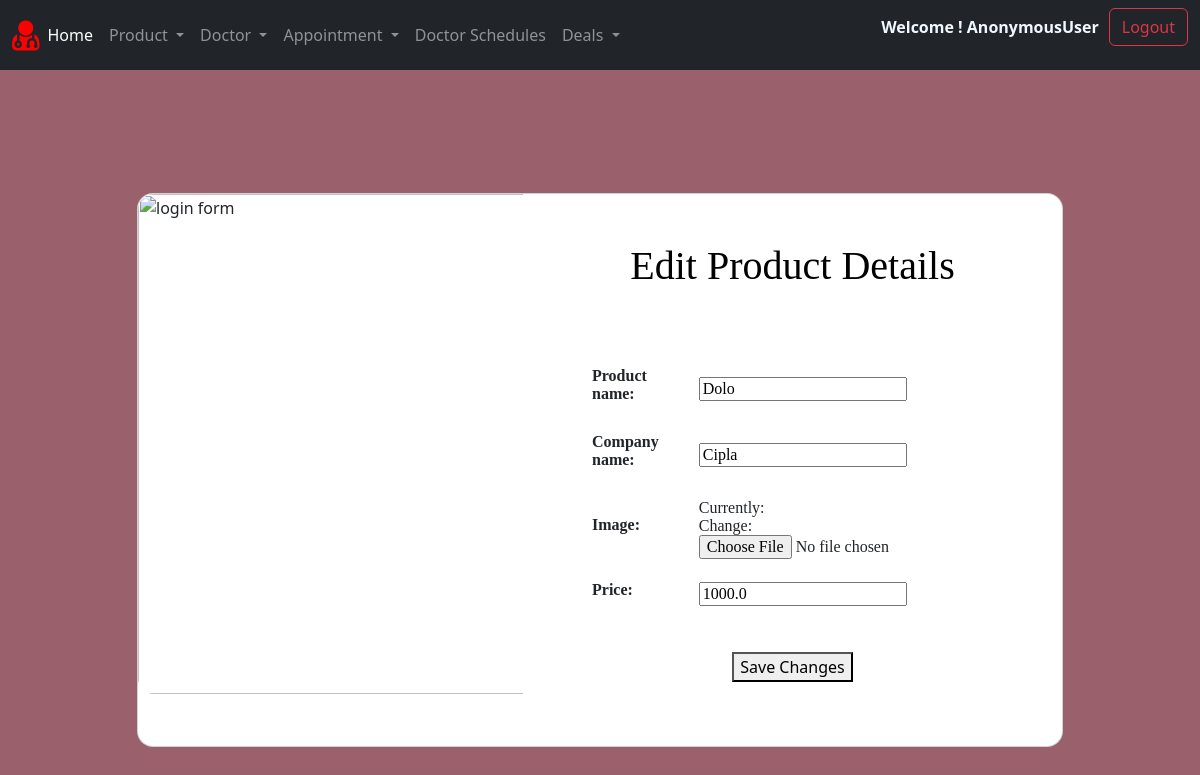
Screenshot of /edit-product/8 with the database file from the repository.
### CRMApp/models.py (models this page shows, shortened)
class Product(models.Model):
    Product_name = models.CharField(max_length=100)
    company_name = models.CharField(max_length=100)
    image = models.ImageField(upload_to='media')
    price = models.FloatField(validators=[MinValueValidator(0)])
    entered_by = models.ForeignKey(User, on_delete=models.CASCADE,null=True,blank=True)

### CRMApp/views.py (the view)
# urls.py: path('edit-product/<int:id>',views.prod_edit,name='edit-product'),
def prod_edit(request,id):
    a = Product.objects.get(id=id)
    if request.method == "POST":
        pf = ProductFrom(request.POST,request.FILES,instance=a)
        pf.save()
        messages.success(request,"Product Edited Successfully!!")
        return redirect(view_product)
    else:
        pf = ProductFrom(instance=a)
    return render(request,'base/edit_product.html',{'pf':pf})

### CRMApp/forms.py
class ProductFrom(forms.ModelForm):
    class Meta:
        model = Product
        fields = ['Product_name','company_name','image','price']
    price = forms.FloatField(widget=forms.NumberInput(attrs={'type':'number'}))

### templates/base/edit_product.html (shortened to what this page needs)
{% include 'base/CDN.html' %}
{% include 'base/header.html' %}
{% load static %}
{% block content %}
<section class="vh-100" style="background-color: #9A616D;">
    <div class="container py-5 h-100">
      <div class="row d-flex justify-content-center align-items-center h-100">
        <div class="col col-xl-10">
          <div class="card" style="border-radius: 1rem;">
            <div class="row g-0">
              <div class="col-md-6 col-lg-5 d-none d-md-block">
                <img src="{% static 'media/MR.jpg'%}"
                  alt="login form" class="img-fluid" style="border-radius: 1rem 0 0 1rem;height: 500px; width: 600px;" />
              </div>
              <div class="col-md-6 col-lg-7 d-flex align-items-center">
                <div class="card-body p-4 p-lg-5 text-black">
                    <center><h1 style="font-family:cursive"> Edit Product Details</h1></center>
                    <br>
                    <center>
                    <form action="" method="POST" enctype="multipart/form-data">
                    <table style="border-collapse: separate; border-spacing: 20px; font-family:cursive;">
                    {{pf}}
                    <br>
                    </table>
                    <br>
                    <button type="submit">Save Changes</button>
                  </form>
                </center>
                </div>
              </div>
            </div>
          </div>
        </div>
      </div>
    </div>
  </section>
{% endblock  %}

### static/css/main.css (style rules this page uses)
body { background-color: #9A616D; }
a { color: white; text-decoration: none; outline: none; }

### rows the page displays
Product: Product_name "Dolo", company_name "Cipla", price "1000.0"

### other values shown
{{ request.user }} "AnonymousUser"
